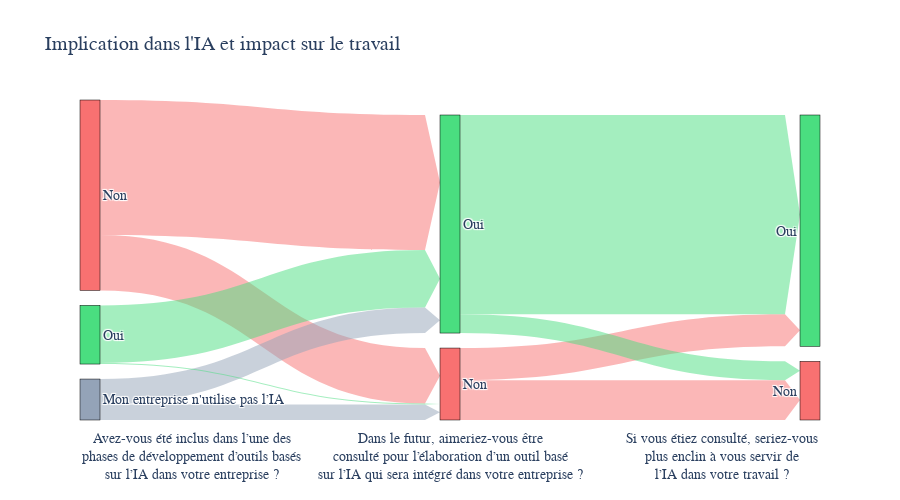

Notebook cell for this chart:
### Markdown cell above
## ✅ 10. Implication dans le développement

### Code cell
TINT = 2

df_before_after = df_survey[['Involved', 'WantToBeInvolved', 'ImpactOfBeingInvolved']].copy()

sankey_dict_ids = {}
sankey_dict_count = {}

for index, row in df_before_after.iterrows():
    key1 = f"1{row['Involved']}"
    key2 = f"2{row['WantToBeInvolved']}"
    key3 = f"3{row['ImpactOfBeingInvolved']}"
    if key1 not in sankey_dict_ids:
        sankey_dict_ids[key1] = len(sankey_dict_ids)
    if key2 not in sankey_dict_ids:
        sankey_dict_ids[key2] = len(sankey_dict_ids)
    if key3 not in sankey_dict_ids:
        sankey_dict_ids[key3] = len(sankey_dict_ids)
    sankey_dict_count[key1+','+key2] = sankey_dict_count.get(key1+','+key2, 0) + 1
    sankey_dict_count[key2+','+key3] = sankey_dict_count.get(key2+','+key3, 0) + 1

# Construct DataFrame for Sankey diagram
data = [{'source': sankey_dict_ids[key.split(',')[0]],
         'target': sankey_dict_ids[key.split(',')[1]],
         'value': value}
        for key, value in sankey_dict_count.items()]

df_sankey = pd.DataFrame(data)

labels = [label[1:] for label in sankey_dict_ids.keys()]
# Define colors for each label based on specific criteria
colors = [
    C_GREEN[TINT] if 'Oui' in label else
    C_RED[TINT] if 'Non' in label else
    C_SLATE[TINT] for label in labels
]

# Create a dictionary to map labels to colors with added transparency
label_to_color_rgba = {
    label: f"rgba({int(color[1:3], 16)}, {int(color[3:5], 16)}, {int(color[5:7], 16)}, 0.5)"
    for label, color in zip(labels, colors)
}
# Generate a color scale for the links based on the target node's color with transparency
link_colors_rgba = [label_to_color_rgba[labels[source]] for source in df_sankey['source']]

fig = go.Figure(data=[go.Sankey(
  node = dict(
    pad = 15,
    thickness = 20,
    line = dict(color = "black", width = 0.5),
    label = labels,
    color = colors  # Use the colors list here
  ),
  link = dict(
    source = df_sankey['source'],
    target = df_sankey['target'],
    value = df_sankey['value'],
    color = link_colors_rgba,
    arrowlen=15,
  )
)], layout=go.Layout(
    height=500,
    font=dict(size=F_H3),
    title='Implication dans l\'IA et impact sur le travail',
    title_font_size=F_H1
))

# Add annotations for the question names
fig.update_layout(
    annotations=[
        dict(
            x=0,
            y=-0.2,
            xref='paper',
            yref='paper',
            text="Avez-vous été inclus dans l’une des<br>phases de développement d’outils basés<br>sur l’IA dans votre entreprise ?",
            showarrow=False,
            font=dict(size=F_H3)
        ),
        dict(
            x=0.5,
            y=-0.2,
            xref='paper',
            yref='paper',
            text="Dans le futur, aimeriez-vous être<br>consulté pour l’élaboration d’un outil basé<br>sur l’IA qui sera intégré dans votre entreprise ?",
            showarrow=False,
            font=dict(size=F_H3)
        ),
        dict(
            x=1,
            y=-0.2,
            xref='paper',
            yref='paper',
            text="Si vous étiez consulté, seriez-vous<br>plus enclin à vous servir de<br>l’IA dans votre travail ?",
            showarrow=False,
            font=dict(size=F_H3)
        )
    ]
)

fig.show()

### Figure 1 — Plotly figure (JSON) as saved in the notebook; plotly's stock layout.template omitted (floating-point values rounded to 4 significant figures)
{"data": [{"link": {"arrowlen": 15, "color": ["rgba(248, 113, 113, 0.5)", "rgba(248, 113, 113, 0.5)", "rgba(248, 113, 113, 0.5)", "rgba(74, 222, 128, 0.5)", "rgba(74, 222, 128, 0.5)", "rgba(248, 113, 113, 0.5)", "rgba(148, 163, 184, 0.5)", "rgba(148, 163, 184, 0.5)", "rgba(74, 222, 128, 0.5)", "rgba(74, 222, 128, 0.5)"], "source": [0, 1, 1, 4, 5, 0, 6, 6, 5, 4], "target": [1, 2, 3, 5, 3, 5, 5, 1, 2, 1], "value": [50, 36, 29, 52, 180, 122, 23, 14, 17, 1]}, "node": {"color": ["#f87171", "#f87171", "#f87171", "#4ade80", "#4ade80", "#4ade80", "#94a3b8"], "label": ["Non", "Non", "Non", "Oui", "Oui", "Oui", "Mon entreprise n'utilise pas l’IA"], "line": {"color": "black", "width": 0.5}, "pad": 15, "thickness": 20}, "type": "sankey"}], "layout": {"annotations": [{"font": {"size": 14}, "showarrow": false, "text": "Avez-vous été inclus dans l’une des<br>phases de développement d’outils basés<br>sur l’IA dans votre entreprise ?", "x": 0, "xref": "paper", "y": -0.2, "yref": "paper"}, {"font": {"size": 14}, "showarrow": false, "text": "Dans le futur, aimeriez-vous être<br>consulté pour l’élaboration d’un outil basé<br>sur l’IA qui sera intégré dans votre entreprise ?", "x": 0.5, "xref": "paper", "y": -0.2, "yref": "paper"}, {"font": {"size": 14}, "showarrow": false, "text": "Si vous étiez consulté, seriez-vous<br>plus enclin à vous servir de<br>l’IA dans votre travail ?", "x": 1, "xref": "paper", "y": -0.2, "yref": "paper"}], "font": {"size": 14}, "height": 500, "title": {"font": {"size": 20}, "text": "Implication dans l'IA et impact sur le travail"}}}
